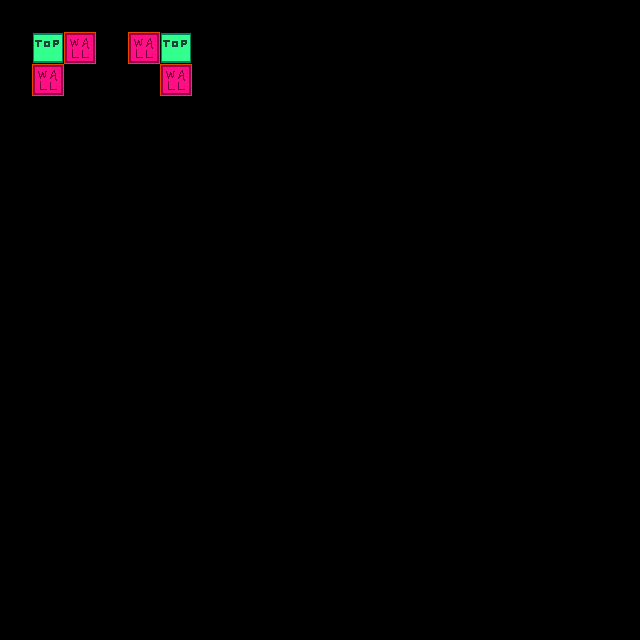

A level layout from a 2D game, rendered from its tile map. Below: a short description, then the map file with its tile-grid data intact:
An orthogonal 20x20 tile map with 32x32 px tiles, 3 tile layers (regions_output, regions_input, input_wall_collision), 1 hidden layer not drawn, 2 tilesets.

<map version="1.9" tiledversion="1.9.0" orientation="orthogonal" renderorder="right-down" width="20" height="20" tilewidth="32" tileheight="32" infinite="0" nextlayerid="5" nextobjectid="1">
 <tileset firstgid="1" source="../../Tilesets/forest-terrain.tsx" />
 <tileset firstgid="65" source="../../Tilesets/wall-collisions.tsx" />
 <layer id="4" name="regions_output" width="20" height="20">
  <data encoding="csv">
0,0,0,0,0,0,0,0,0,0,0,0,0,0,0,0,0,0,0,0,
0,16,16,0,16,16,0,0,0,0,0,0,0,0,0,0,0,0,0,0,
0,16,0,0,0,16,0,0,0,0,0,0,0,0,0,0,0,0,0,0,
0,0,0,0,0,0,0,0,0,0,0,0,0,0,0,0,0,0,0,0,
0,0,0,0,0,0,0,0,0,0,0,0,0,0,0,0,0,0,0,0,
0,0,0,0,0,0,0,0,0,0,0,0,0,0,0,0,0,0,0,0,
0,0,0,0,0,0,0,0,0,0,0,0,0,0,0,0,0,0,0,0,
0,0,0,0,0,0,0,0,0,0,0,0,0,0,0,0,0,0,0,0,
0,0,0,0,0,0,0,0,0,0,0,0,0,0,0,0,0,0,0,0,
0,0,0,0,0,0,0,0,0,0,0,0,0,0,0,0,0,0,0,0,
0,0,0,0,0,0,0,0,0,0,0,0,0,0,0,0,0,0,0,0,
0,0,0,0,0,0,0,0,0,0,0,0,0,0,0,0,0,0,0,0,
0,0,0,0,0,0,0,0,0,0,0,0,0,0,0,0,0,0,0,0,
0,0,0,0,0,0,0,0,0,0,0,0,0,0,0,0,0,0,0,0,
0,0,0,0,0,0,0,0,0,0,0,0,0,0,0,0,0,0,0,0,
0,0,0,0,0,0,0,0,0,0,0,0,0,0,0,0,0,0,0,0,
0,0,0,0,0,0,0,0,0,0,0,0,0,0,0,0,0,0,0,0,
0,0,0,0,0,0,0,0,0,0,0,0,0,0,0,0,0,0,0,0,
0,0,0,0,0,0,0,0,0,0,0,0,0,0,0,0,0,0,0,0,
0,0,0,0,0,0,0,0,0,0,0,0,0,0,0,0,0,0,0,0
</data>
 </layer>
 <layer id="1" name="regions_input" width="20" height="20">
  <data encoding="csv">
0,0,0,0,0,0,0,0,0,0,0,0,0,0,0,0,0,0,0,0,
0,0,8,0,8,0,0,0,0,0,0,0,0,0,0,0,0,0,0,0,
0,8,0,0,0,8,0,0,0,0,0,0,0,0,0,0,0,0,0,0,
0,0,0,0,0,0,0,0,0,0,0,0,0,0,0,0,0,0,0,0,
0,0,0,0,0,0,0,0,0,0,0,0,0,0,0,0,0,0,0,0,
0,0,0,0,0,0,0,0,0,0,0,0,0,0,0,0,0,0,0,0,
0,0,0,0,0,0,0,0,0,0,0,0,0,0,0,0,0,0,0,0,
0,0,0,0,0,0,0,0,0,0,0,0,0,0,0,0,0,0,0,0,
0,0,0,0,0,0,0,0,0,0,0,0,0,0,0,0,0,0,0,0,
0,0,0,0,0,0,0,0,0,0,0,0,0,0,0,0,0,0,0,0,
0,0,0,0,0,0,0,0,0,0,0,0,0,0,0,0,0,0,0,0,
0,0,0,0,0,0,0,0,0,0,0,0,0,0,0,0,0,0,0,0,
0,0,0,0,0,0,0,0,0,0,0,0,0,0,0,0,0,0,0,0,
0,0,0,0,0,0,0,0,0,0,0,0,0,0,0,0,0,0,0,0,
0,0,0,0,0,0,0,0,0,0,0,0,0,0,0,0,0,0,0,0,
0,0,0,0,0,0,0,0,0,0,0,0,0,0,0,0,0,0,0,0,
0,0,0,0,0,0,0,0,0,0,0,0,0,0,0,0,0,0,0,0,
0,0,0,0,0,0,0,0,0,0,0,0,0,0,0,0,0,0,0,0,
0,0,0,0,0,0,0,0,0,0,0,0,0,0,0,0,0,0,0,0,
0,0,0,0,0,0,0,0,0,0,0,0,0,0,0,0,0,0,0,0
</data>
 </layer>
 <layer id="2" name="input_wall_collision" width="20" height="20">
  <data encoding="csv">
0,0,0,0,0,0,0,0,0,0,0,0,0,0,0,0,0,0,0,0,
0,0,66,0,66,0,0,0,0,0,0,0,0,0,0,0,0,0,0,0,
0,66,0,0,0,66,0,0,0,0,0,0,0,0,0,0,0,0,0,0,
0,0,0,0,0,0,0,0,0,0,0,0,0,0,0,0,0,0,0,0,
0,0,0,0,0,0,0,0,0,0,0,0,0,0,0,0,0,0,0,0,
0,0,0,0,0,0,0,0,0,0,0,0,0,0,0,0,0,0,0,0,
0,0,0,0,0,0,0,0,0,0,0,0,0,0,0,0,0,0,0,0,
0,0,0,0,0,0,0,0,0,0,0,0,0,0,0,0,0,0,0,0,
0,0,0,0,0,0,0,0,0,0,0,0,0,0,0,0,0,0,0,0,
0,0,0,0,0,0,0,0,0,0,0,0,0,0,0,0,0,0,0,0,
0,0,0,0,0,0,0,0,0,0,0,0,0,0,0,0,0,0,0,0,
0,0,0,0,0,0,0,0,0,0,0,0,0,0,0,0,0,0,0,0,
0,0,0,0,0,0,0,0,0,0,0,0,0,0,0,0,0,0,0,0,
0,0,0,0,0,0,0,0,0,0,0,0,0,0,0,0,0,0,0,0,
0,0,0,0,0,0,0,0,0,0,0,0,0,0,0,0,0,0,0,0,
0,0,0,0,0,0,0,0,0,0,0,0,0,0,0,0,0,0,0,0,
0,0,0,0,0,0,0,0,0,0,0,0,0,0,0,0,0,0,0,0,
0,0,0,0,0,0,0,0,0,0,0,0,0,0,0,0,0,0,0,0,
0,0,0,0,0,0,0,0,0,0,0,0,0,0,0,0,0,0,0,0,
0,0,0,0,0,0,0,0,0,0,0,0,0,0,0,0,0,0,0,0
</data>
 </layer>
 <layer id="3" name="output_wall_collision" width="20" height="20" visible="0">
  <data encoding="csv">
0,0,0,0,0,0,0,0,0,0,0,0,0,0,0,0,0,0,0,0,
0,66,0,0,0,66,0,0,0,0,0,0,0,0,0,0,0,0,0,0,
0,0,0,0,0,0,0,0,0,0,0,0,0,0,0,0,0,0,0,0,
0,0,0,0,0,0,0,0,0,0,0,0,0,0,0,0,0,0,0,0,
0,0,0,0,0,0,0,0,0,0,0,0,0,0,0,0,0,0,0,0,
0,0,0,0,0,0,0,0,0,0,0,0,0,0,0,0,0,0,0,0,
0,0,0,0,0,0,0,0,0,0,0,0,0,0,0,0,0,0,0,0,
0,0,0,0,0,0,0,0,0,0,0,0,0,0,0,0,0,0,0,0,
0,0,0,0,0,0,0,0,0,0,0,0,0,0,0,0,0,0,0,0,
0,0,0,0,0,0,0,0,0,0,0,0,0,0,0,0,0,0,0,0,
0,0,0,0,0,0,0,0,0,0,0,0,0,0,0,0,0,0,0,0,
0,0,0,0,0,0,0,0,0,0,0,0,0,0,0,0,0,0,0,0,
0,0,0,0,0,0,0,0,0,0,0,0,0,0,0,0,0,0,0,0,
0,0,0,0,0,0,0,0,0,0,0,0,0,0,0,0,0,0,0,0,
0,0,0,0,0,0,0,0,0,0,0,0,0,0,0,0,0,0,0,0,
0,0,0,0,0,0,0,0,0,0,0,0,0,0,0,0,0,0,0,0,
0,0,0,0,0,0,0,0,0,0,0,0,0,0,0,0,0,0,0,0,
0,0,0,0,0,0,0,0,0,0,0,0,0,0,0,0,0,0,0,0,
0,0,0,0,0,0,0,0,0,0,0,0,0,0,0,0,0,0,0,0,
0,0,0,0,0,0,0,0,0,0,0,0,0,0,0,0,0,0,0,0
</data>
 </layer>
</map>
